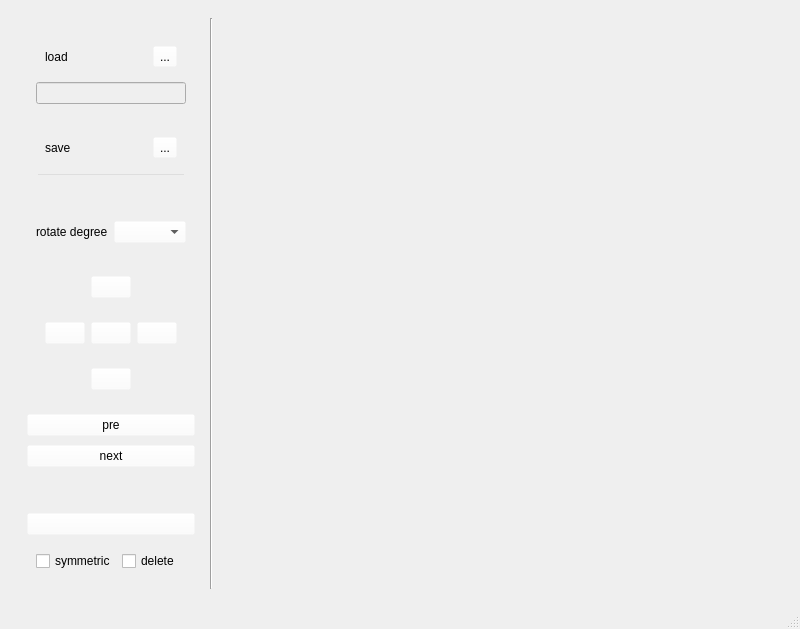
<?xml version="1.0" encoding="UTF-8"?>
<ui version="4.0">
 <class>annotation</class>
 <widget class="QMainWindow" name="annotation">
  <property name="geometry">
   <rect>
    <x>0</x>
    <y>0</y>
    <width>800</width>
    <height>629</height>
   </rect>
  </property>
  <property name="windowTitle">
   <string>MainWindow</string>
  </property>
  <property name="styleSheet">
   <string notr="true">#MainWindow
{background-image:url(./icon/background.png);}</string>
  </property>
  <widget class="QWidget" name="centralwidget">
   <layout class="QHBoxLayout" name="horizontalLayout_10">
    <item>
     <widget class="QWidget" name="widget" native="true">
      <property name="styleSheet">
       <string notr="true">background-color: rgba(255, 255, 255，0);</string>
      </property>
      <layout class="QHBoxLayout" name="horizontalLayout_9" stretch="5,1,50">
       <item>
        <widget class="QWidget" name="widget_2" native="true">
         <layout class="QVBoxLayout" name="verticalLayout" stretch="2,0,0,4,0,1,0,4,0,0,0,2,0">
          <item>
           <spacer name="verticalSpacer_2">
            <property name="orientation">
             <enum>Qt::Vertical</enum>
            </property>
            <property name="sizeHint" stdset="0">
             <size>
              <width>20</width>
              <height>40</height>
             </size>
            </property>
           </spacer>
          </item>
          <item>
           <widget class="QWidget" name="widget" native="true">
            <layout class="QVBoxLayout" name="verticalLayout_3">
             <item>
              <widget class="QWidget" name="widget" native="true">
               <layout class="QHBoxLayout" name="horizontalLayout_4">
                <item>
                 <widget class="QLabel" name="label_3">
                  <property name="text">
                   <string>load</string>
                  </property>
                 </widget>
                </item>
                <item>
                 <widget class="QToolButton" name="tbtn_loadroot">
                  <property name="styleSheet">
                   <string notr="true">background-color: rgba(255, 255, 255, 0);</string>
                  </property>
                  <property name="text">
                   <string>...</string>
                  </property>
                 </widget>
                </item>
               </layout>
              </widget>
             </item>
             <item>
              <widget class="QLineEdit" name="lineEdit_loadroot">
               <property name="enabled">
                <bool>false</bool>
               </property>
               <property name="autoFillBackground">
                <bool>false</bool>
               </property>
               <property name="clearButtonEnabled">
                <bool>false</bool>
               </property>
              </widget>
             </item>
            </layout>
           </widget>
          </item>
          <item>
           <widget class="QWidget" name="widget" native="true">
            <property name="styleSheet">
             <string notr="true">background-color: rgba(255, 255, 255, 0);</string>
            </property>
            <layout class="QVBoxLayout" name="verticalLayout_4">
             <item>
              <widget class="QWidget" name="widget" native="true">
               <layout class="QHBoxLayout" name="horizontalLayout_3">
                <item>
                 <widget class="QLabel" name="label_2">
                  <property name="text">
                   <string>save</string>
                  </property>
                 </widget>
                </item>
                <item>
                 <widget class="QToolButton" name="tbtn_saveroot">
                  <property name="styleSheet">
                   <string notr="true">background-color: rgba(255, 255, 255, 0);
</string>
                  </property>
                  <property name="text">
                   <string>...</string>
                  </property>
                 </widget>
                </item>
               </layout>
              </widget>
             </item>
             <item>
              <widget class="QLineEdit" name="lineEdit_saveroot">
               <property name="enabled">
                <bool>false</bool>
               </property>
              </widget>
             </item>
            </layout>
           </widget>
          </item>
          <item>
           <spacer name="verticalSpacer_4">
            <property name="orientation">
             <enum>Qt::Vertical</enum>
            </property>
            <property name="sizeHint" stdset="0">
             <size>
              <width>20</width>
              <height>40</height>
             </size>
            </property>
           </spacer>
          </item>
          <item>
           <widget class="QWidget" name="widget" native="true">
            <layout class="QHBoxLayout" name="horizontalLayout_8" stretch="5,1">
             <item>
              <widget class="QLabel" name="label_4">
               <property name="text">
                <string>rotate degree</string>
               </property>
              </widget>
             </item>
             <item>
              <widget class="QComboBox" name="comboBox_rotate_degree">
               <property name="enabled">
                <bool>true</bool>
               </property>
               <property name="styleSheet">
                <string notr="true">background-color: rgba(255, 255, 255, 0);</string>
               </property>
               <property name="currentIndex">
                <number>-1</number>
               </property>
               <property name="maxCount">
                <number>20</number>
               </property>
              </widget>
             </item>
            </layout>
           </widget>
          </item>
          <item>
           <widget class="QWidget" name="widget" native="true">
            <layout class="QVBoxLayout" name="verticalLayout_2">
             <item>
              <widget class="QWidget" name="widget" native="true">
               <layout class="QHBoxLayout" name="horizontalLayout_7" stretch="0,0,0">
                <item>
                 <spacer name="horizontalSpacer_2">
                  <property name="orientation">
                   <enum>Qt::Horizontal</enum>
                  </property>
                  <property name="sizeHint" stdset="0">
                   <size>
                    <width>40</width>
                    <height>20</height>
                   </size>
                  </property>
                 </spacer>
                </item>
                <item>
                 <widget class="QPushButton" name="btn_w">
                  <property name="styleSheet">
                   <string notr="true">background-color: rgba(255, 255, 255, 0);</string>
                  </property>
                  <property name="text">
                   <string/>
                  </property>
                 </widget>
                </item>
                <item>
                 <spacer name="horizontalSpacer_3">
                  <property name="orientation">
                   <enum>Qt::Horizontal</enum>
                  </property>
                  <property name="sizeHint" stdset="0">
                   <size>
                    <width>40</width>
                    <height>20</height>
                   </size>
                  </property>
                 </spacer>
                </item>
               </layout>
              </widget>
             </item>
             <item>
              <widget class="QWidget" name="widget" native="true">
               <layout class="QHBoxLayout" name="horizontalLayout_2" stretch="0,0,0">
                <item>
                 <widget class="QPushButton" name="btn_a">
                  <property name="styleSheet">
                   <string notr="true">background-color: rgba(255, 255, 255, 0);</string>
                  </property>
                  <property name="text">
                   <string/>
                  </property>
                 </widget>
                </item>
                <item>
                 <widget class="QPushButton" name="btn_reset">
                  <property name="styleSheet">
                   <string notr="true">background-color: rgba(255, 255, 255, 0);</string>
                  </property>
                  <property name="text">
                   <string/>
                  </property>
                 </widget>
                </item>
                <item>
                 <widget class="QPushButton" name="btn_d">
                  <property name="styleSheet">
                   <string notr="true">
background-color: rgba(255, 255, 255, 0);</string>
                  </property>
                  <property name="text">
                   <string/>
                  </property>
                 </widget>
                </item>
               </layout>
              </widget>
             </item>
             <item>
              <widget class="QWidget" name="widget" native="true">
               <layout class="QHBoxLayout" name="horizontalLayout_6">
                <item>
                 <spacer name="horizontalSpacer_4">
                  <property name="orientation">
                   <enum>Qt::Horizontal</enum>
                  </property>
                  <property name="sizeHint" stdset="0">
                   <size>
                    <width>40</width>
                    <height>20</height>
                   </size>
                  </property>
                 </spacer>
                </item>
                <item>
                 <widget class="QPushButton" name="btn_s">
                  <property name="styleSheet">
                   <string notr="true">background-color: rgba(255, 255, 255, 0);</string>
                  </property>
                  <property name="text">
                   <string/>
                  </property>
                 </widget>
                </item>
                <item>
                 <spacer name="horizontalSpacer_5">
                  <property name="orientation">
                   <enum>Qt::Horizontal</enum>
                  </property>
                  <property name="sizeHint" stdset="0">
                   <size>
                    <width>40</width>
                    <height>20</height>
                   </size>
                  </property>
                 </spacer>
                </item>
               </layout>
              </widget>
             </item>
            </layout>
           </widget>
          </item>
          <item>
           <widget class="QPushButton" name="btn_back">
            <property name="styleSheet">
             <string notr="true">background-color: rgba(255, 255, 255, 0);</string>
            </property>
            <property name="text">
             <string>pre</string>
            </property>
           </widget>
          </item>
          <item>
           <spacer name="verticalSpacer">
            <property name="orientation">
             <enum>Qt::Vertical</enum>
            </property>
            <property name="sizeHint" stdset="0">
             <size>
              <width>20</width>
              <height>40</height>
             </size>
            </property>
           </spacer>
          </item>
          <item>
           <widget class="QPushButton" name="btn_nxt">
            <property name="cursor">
             <cursorShape>PointingHandCursor</cursorShape>
            </property>
            <property name="styleSheet">
             <string notr="true">background-color: rgba(255, 255, 255, 0);</string>
            </property>
            <property name="text">
             <string>next</string>
            </property>
            <property name="checkable">
             <bool>true</bool>
            </property>
           </widget>
          </item>
          <item>
           <spacer name="verticalSpacer_5">
            <property name="orientation">
             <enum>Qt::Vertical</enum>
            </property>
            <property name="sizeHint" stdset="0">
             <size>
              <width>20</width>
              <height>40</height>
             </size>
            </property>
           </spacer>
          </item>
          <item>
           <widget class="QPushButton" name="btn_continue">
            <property name="cursor">
             <cursorShape>PointingHandCursor</cursorShape>
            </property>
            <property name="styleSheet">
             <string notr="true">background-color: rgba(255, 255, 255, 0);
</string>
            </property>
            <property name="text">
             <string/>
            </property>
           </widget>
          </item>
          <item>
           <spacer name="verticalSpacer_3">
            <property name="orientation">
             <enum>Qt::Vertical</enum>
            </property>
            <property name="sizeHint" stdset="0">
             <size>
              <width>20</width>
              <height>40</height>
             </size>
            </property>
           </spacer>
          </item>
          <item>
           <widget class="QWidget" name="widget" native="true">
            <layout class="QHBoxLayout" name="horizontalLayout">
             <item>
              <widget class="QCheckBox" name="checkBox_Sym">
               <property name="text">
                <string>symmetric</string>
               </property>
              </widget>
             </item>
             <item>
              <widget class="QCheckBox" name="checkBox_del">
               <property name="text">
                <string>delete</string>
               </property>
              </widget>
             </item>
            </layout>
           </widget>
          </item>
         </layout>
        </widget>
       </item>
       <item>
        <widget class="Line" name="line">
         <property name="orientation">
          <enum>Qt::Vertical</enum>
         </property>
        </widget>
       </item>
       <item>
        <widget class="QWidget" name="widget_show" native="true">
         <layout class="QVBoxLayout" name="verticalLayout_5" stretch="1,20">
          <item>
           <widget class="QLabel" name="label_label">
            <property name="text">
             <string/>
            </property>
           </widget>
          </item>
          <item>
           <widget class="QLabel" name="label">
            <property name="text">
             <string/>
            </property>
           </widget>
          </item>
         </layout>
        </widget>
       </item>
      </layout>
     </widget>
    </item>
   </layout>
  </widget>
  <widget class="QMenuBar" name="menubar">
   <property name="geometry">
    <rect>
     <x>0</x>
     <y>0</y>
     <width>800</width>
     <height>23</height>
    </rect>
   </property>
  </widget>
  <widget class="QStatusBar" name="statusbar"/>
  <action name="actionexit">
   <property name="text">
    <string>exit</string>
   </property>
   <property name="shortcut">
    <string>Esc</string>
   </property>
  </action>
  <action name="actionopen">
   <property name="text">
    <string>open</string>
   </property>
  </action>
  <action name="actionpre">
   <property name="text">
    <string>pre</string>
   </property>
   <property name="shortcut">
    <string>K</string>
   </property>
  </action>
  <action name="actionnext">
   <property name="text">
    <string>next</string>
   </property>
   <property name="shortcut">
    <string>L</string>
   </property>
  </action>
  <action name="actionleft">
   <property name="text">
    <string>show</string>
   </property>
   <property name="shortcut">
    <string>A</string>
   </property>
  </action>
  <action name="actionright">
   <property name="text">
    <string>right</string>
   </property>
   <property name="shortcut">
    <string>D</string>
   </property>
  </action>
  <action name="actionup">
   <property name="text">
    <string>up</string>
   </property>
   <property name="shortcut">
    <string>W</string>
   </property>
  </action>
  <action name="actiondown">
   <property name="text">
    <string>down</string>
   </property>
   <property name="shortcut">
    <string>S</string>
   </property>
  </action>
 </widget>
 <resources/>
 <connections>
  <connection>
   <sender>actionexit</sender>
   <signal>triggered()</signal>
   <receiver>annotation</receiver>
   <slot>close()</slot>
   <hints>
    <hint type="sourcelabel">
     <x>-1</x>
     <y>-1</y>
    </hint>
    <hint type="destinationlabel">
     <x>399</x>
     <y>299</y>
    </hint>
   </hints>
  </connection>
 </connections>
</ui>
